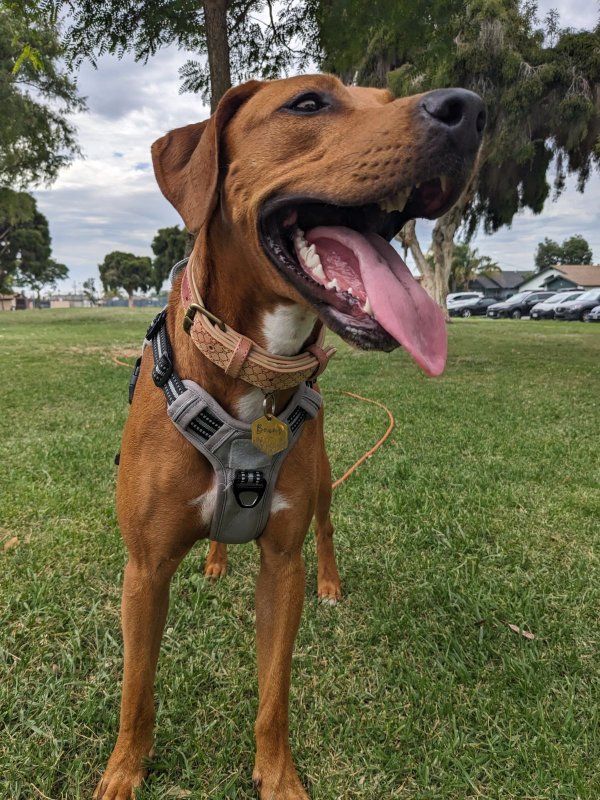
#> input picture Lecture_Notes_and_Code/Unsupervised_Learning/beans.jpg, 1200 x 1600 px (shown at 1/2 size)
$ jupyter execute --allow-errors Applications_of_the_SVD_and_Cluster_Analysis.ipynb   (shell and % lines are left out)
#> lines starting #> are read from the running program, lines starting #| are printed output that depends on the picture
---
title: 'Cluster Analysis of Eigenfaces through Principal Component Analysis'
---

[cell 1]
# Load core libraries and utilities
import numpy as np
import matplotlib.pyplot as plt
from skimage import io
from skimage.transform import resize
from sklearn.cluster import KMeans

# Pull in helper functions.  Not best practice, but we control the library
# so it's manageable.
from math_540_image_analysis_helper_functions import *

# Jupyter notebook "magic"

[cell 2]
# Data Loader from kaggle.com
import kagglehub
current_working_directory = os.getcwd()
#> (the rest of this cell did not finish here and is left out)

# Building Face Space

So we're embarking on a relatively peculiar idea.  Suppose I gave you a set of images stored as matrices.  We'll denote the set as $\left\{{\bf A}_{j}\right\}_{j=1}^{N_{d}}$ with the understanding that each matrix ${\bf A}_{j}$ is the same size (say $m\times n$).  Now, I'm going to *flatten* each matrix column-over column so that we transform the real value $m\times n$ matrix ${\bf A}_{j}$ into the $mn \times 1$ column ${\bf a}_{j}$ i.e.
$$
{\bf a}_{j} = \text{flatten}({\bf A}_{j}), ~ {\bf a}_{j} \in \mathbb{R}^{mn}.
$$

From here, I am now going to put all of these columns together in one massive $mn \times N_{d}$ matrix, say ${\bf \bar{A}}$ so that
$$
{\bf \bar{A}} = \left(\left.{\bf a}_{1}\right|\cdots \left|{\bf a}_{N_{d}}\right.\right)
$$
As in our analysis of a single image, we define the average across columns $\boldsymbol{\mu}$ so that
$$
\boldsymbol{\mu} = \frac{1}{N_{d}}\sum_{j=1}^{N_{d}}{\bf a}_{j}, ~ \boldsymbol{\mu}\in \mathbb{R}^{mn}.
$$
Note, $\boldsymbol{\mu}$ is the "average" image.  Let's define the zero-average matrix ${\bf Y}$ so that
$$
{\bf Y} = \left(\left.{\bf y}_{1}\right|\cdots \left|{\bf y}_{N_{d}} \right.\right), ~ {\bf y}_{j} = {\bf a}_{j}-\boldsymbol{\mu}.
$$

Now, at this point we need to introduce more statistics.  We define the $mn\times mn$ *variance* matrix $\mathbb{V}$ so that
$$
\mathbb{V} = \frac{1}{N_{d}}\sum_{j=1}^{N_{d}} {\bf y}_{j}{\bf y}_{j}^{T}.
$$

*Problem*: Show that $\mathbb{V} = \frac{1}{N_{d}}{\bf Y}{\bf Y}^{T}$, and thus that $\mathbb{V}$ is a positve semi-definite matrix.

So by variance we can also think *standard deviation* which is to say, how much does any one image spread around the average?  This must be a matrix (tensor) since we have plural directions and the ability to vary independently along every other direction.

Now we are going to ask what turns out to be a powerful question in data science.  Is there a direction (described by some unit vector ${\bf \hat{u}}_{1}$) along which the variance is maximized?  In more formal terms, we want to solve
$$
{\bf \hat{u}}_{1} = \text{arg max}_{{\bf \hat{u}}}\left<\mathbb{V}{\bf \hat{u}},{\bf \hat{u}}\right>
$$
Of course, since $\mathbb{V}$ is positive semi-defininte (or we can think of using the SVD of ${\bf Y}$), we can use the spectral decomposition of symmetric matrices theorem and write the diagonalization
$$
\mathbb{V} = {\bf U}\boldsymbol{\tilde{\Sigma}}^{2}{\bf U}^{T},
$$
and since ${\bf U}$ is an orthogonal matrix, we preserve norms so that
$$
\left|\left|{\bf U}^{T}{\bf \hat{u}}\right|\right|_{2} = \left|\left|{\bf \hat{u}}\right|\right|_{2} = 1.
$$
Thus, we can take the expression we wish to optimize and by introducing the variable transformation ${\bf \hat{z}} = {\bf U}^{T}{\bf \hat{u}}$ preserve the set over which we wish to optimize.  In turn, we then have
$$
\left<\mathbb{V}{\bf \hat{u}},{\bf \hat{u}}\right> = \left<\boldsymbol{\tilde{\Sigma}}^{2}{\bf \hat{z}},{\bf \hat{z}}\right>,
$$
so ultimately we can look for the solution to the simpler optimization problem
$$
{\bf \hat{z}}_{1} = \text{arg max}_{{\bf \hat{z}}} \left<\boldsymbol{\tilde{\Sigma}}^{2}{\bf \hat{z}},{\bf \hat{z}}\right>,
$$
and then find the solution to our original problem through the identity
$$
{\bf \hat{u}}_{1} = {\bf U} {\bf \hat{z}}_{1}.
$$

Of course, this still leaves us with the task of finding an optimal ${\bf \hat{z}}$.  Following the convention we use for ordering singular values (which is really what we're talking about here anyway), we suppose the diagonal entries of $\boldsymbol{\tilde{\Sigma}}^{2}$, say $\tilde{\sigma}^{2}_{j}$, are ordered so that $\tilde{\sigma}_{1}\geq\cdots \geq \tilde{\sigma}_{r} > 0$, with $r = \text{rank}({\bf Y})$.

*Problem*: Show that
$$
\left<\boldsymbol{\tilde{\Sigma}}^{2}{\bf \hat{z}},{\bf \hat{z}}\right> = \sum_{j=1}^{r}\tilde{\sigma}^{2}_{j}\hat{z}_{j}^{2} \leq \tilde{\sigma}_{1}^{2}.
$$

What the above inequality now tells us is that
$$
{\bf \hat{z}}_{1} = \left(1 ~0 \cdots 0\right)^{T},
$$
since then $\left<\boldsymbol{\tilde{\Sigma}}^{2}{\bf \hat{z}}_{1},{\bf \hat{z}}_{1}\right> = \tilde{\sigma}_{1}^{2}$, which as we just showed, the largest $\left<\boldsymbol{\tilde{\Sigma}}^{2}{\bf \hat{z}},{\bf \hat{z}}\right>$ can possibly be for any unit vector ${\bf \hat{z}}$.  Moreover, we also now see that
$$
{\bf \hat{u}}_{1} = {\bf U} \left(1 ~0 \cdots 0\right)^{T},
$$
so that our optimal direction describing the maximum variance in our data is simply the first column of the matrix ${\bf U}$.

Running with this argument, we now have a richer and more interesting intepretation of the SVD of the zero-average data matrix ${\bf Y}$ written as
$$
{\bf Y} = {\bf U}\boldsymbol{\Sigma}{\bf V}^{T}.
$$

*Problem*: Show that $\boldsymbol{\tilde{\Sigma}}^{2} = \frac{1}{N_{d}}\boldsymbol{\Sigma}^{2}$.

Now we see that the columns of ${\bf U}$, or the principal components, describe the directions along which the variance in the data is greatest, next greatest, etc... and down on to the least.  So by working in the coordinates of principal components, we are working a basis adapted to the variance of our data.  So, a collection of images can be used to *learn* which features across the family of images leads to the greatest variance and then encapsulate as a direction along a principal component.  We now use this to build *dictionaries* of principal components generated by studying collections of pictures of human faces.

## Loading Data

#> (a cell that did not finish here is left out)

## Naive Training Sets

So to `learn' anything from data, we have to separate data so that we can use mathematical tools to build out inferential tools that need to then be tested for their applicability in untried situations.  Thus, if we have a $N_{d}$ number of faces, we are going to randomly select $N_{tr}$ of them to serve as our *training set* and then assess the quality of the tools that we build (in this case a collection of principal components) on the complimentary number of images in our *testing set*.  We denote the number of testing images as $N_{tst}$ and emphasize that
$$
N_{tr} + N_{tst} = N_{d}.
$$

In the following code, we let $N_{tr} = .75 N_{d}$, where we emphasize again, we have selected the training set at random.  To build our dictionary of principal components, we now take our randomly selected set of faces, say $\left\{{\bf A}_{j}\right\}_{j=1}^{N_{tr}}$ and generate a matrix, say ${\bf Y}_{tr}$ following the procedure outlined at the beginning of this notebook.  From this, we generate our usual (economy) SVD with
$$
{\bf Y}_{tr} = {\bf U}_{r}\boldsymbol{\Sigma}_{r}{\bf V}_{r}^{T}, ~ r = \text{rank}({\bf Y}_{tr}).
$$

From here, we introduce a threshhold parameter, say $r_{sl}$, that selects what we think are the most important principal components (see the last module on image compression for motivation).  Scaling by the largest singular value $\sigma_{1}$, we only use those columns of ${\bf U}_{r}$ corresponding to singular values $\sigma_{j}$ such that
$$
\log_{10}\left(\frac{\sigma_{j}}{\sigma_{1}}\right) \geq -r_{sl}.
$$
Thus, if we select $r_{sl}=2$, that means we only keep columns corresponding to singular values that are $1/100$ the size of $\sigma_{1}$.

[cell 4]
# Randomly select our training set and build the dictionary of principal components.

percentage_training = .75
mode_selection_threshhold = 2.

#> (the rest of this cell did not finish here and is left out)

Now we look at what happens when we take a test image and project it along our dictionary of principal components learned from our training data.

[cell 5]
test_choice_ind = 0
#> (the rest of this cell did not finish here and is left out)

Okay, not bad.  If we look at the result in the Reduced panel and compare it to the Original panel, we get something that vaguely resembles what we know the correct answer to be.  That said, looking at Difference, we see an enormous amount of detail gets lost, thereby of course explaining why our prediction (in Reduced) is so hazy.

## Less Naive Decompositions Because We Took Some Time to Learn Our Data

Okay, but if we now a little more about our data, then we know that the data includes 11 photos of one person just from different angles, with different expressions, or using different lighting levels.  In the prior case, we just took a pile of images and built training sets at random with no regards to the obvioius structure our data otherwise posseses.  That's not a great idea, and we should explore now what happens if we put a little more thought into building dictionaries of principal components that better respect the obvious structure of our data.

[cell 6]
# Let's look at the 11 images attributed to one person in the data.

num_angles = 11
fig, axes = plt.subplots(4, 3, figsize=(10, 5))
ax = axes.ravel()
#> (the rest of this cell did not finish here and is left out)

[cell 7]
# Randomly select our training set (with more care of course) and build the dictionary of principal components.

percentage_training = .75
mode_selection_threshhold = 2.

#> (the rest of this cell did not finish here and is left out)

[cell 8]
# Look at a test case now that we've taken the structure of the data into account.

test_choice_ind = 0
#> (the rest of this cell did not finish here and is left out)

As we can plainly see, the quality of our projection via our learned dictionary of principal components is vastly greater than we paid no attention to the structure of the data.

## Projecting Beans

There are limits here though to the ability to use dictionaries of faces to analyze arbitrary images.  Let's see what our learned dictionary does to poor Beans.

[cell 9]
beanie = io.imread('beans.jpg', as_gray=True)
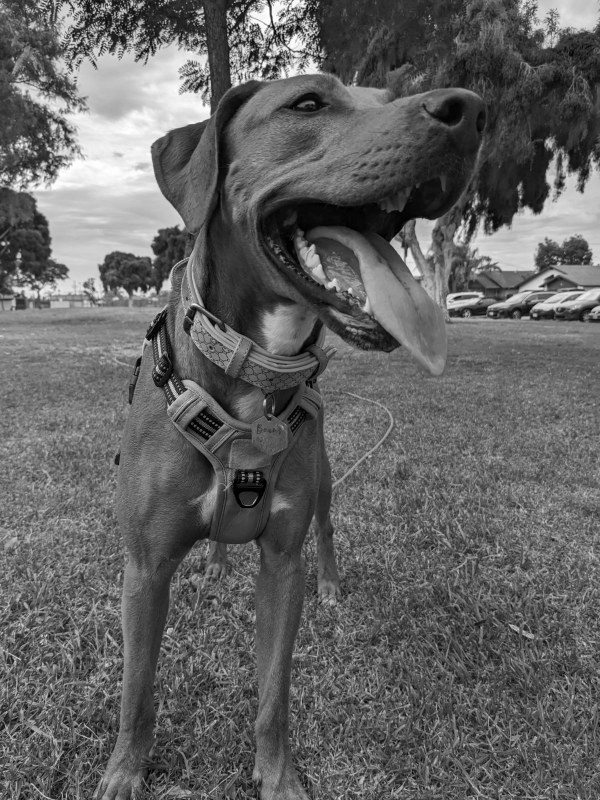
#> beanie: shape (1600, 1200) float64 (shown at 1/2 size); min 0, max 1, mean 0.391
#> (the rest of this cell did not finish here and is left out)
